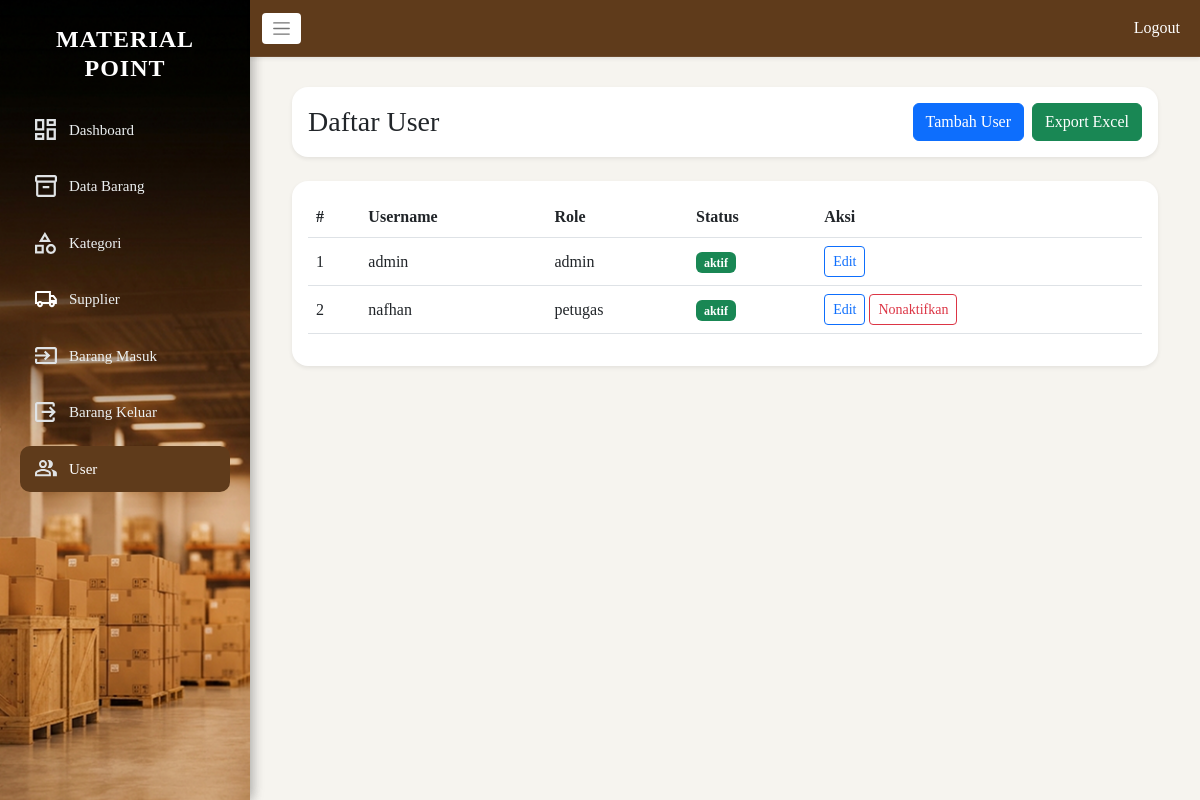
The app's page /user/users.php (signed in), older data.
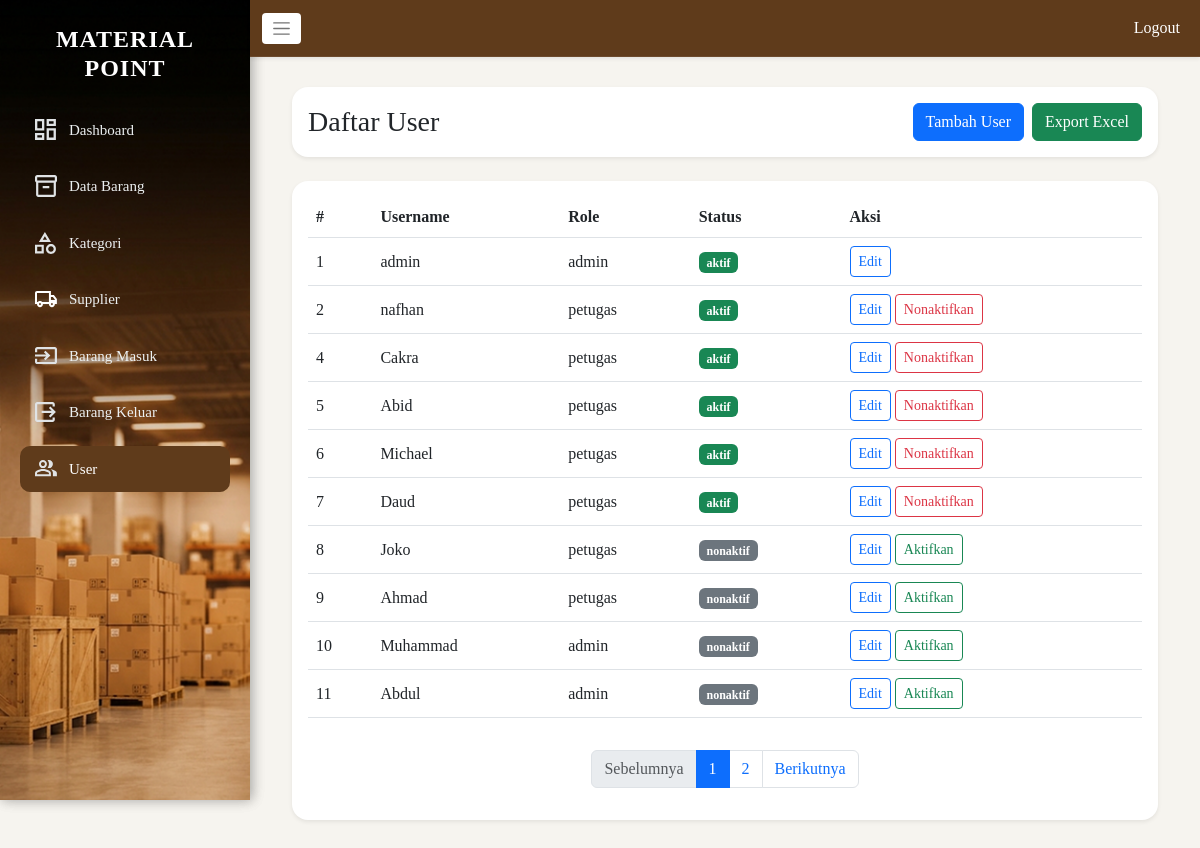
The same page, newer data.
### tables this page shows
CREATE TABLE `users` (
  `id_user` int(11) NOT NULL,
  `username` varchar(50) NOT NULL,
  `password` varchar(255) NOT NULL,
  `role` enum('admin','petugas') NOT NULL,
  `status` enum('aktif','nonaktif') DEFAULT 'aktif'
);

### user/users.php (the view, shortened to what the changed rows need)
<?php
include '../koneksi_db.php';
$perPage = 10;
$page    = isset($_GET['page']) && is_numeric($_GET['page']) ? max(1, intval($_GET['page'])) : 1;
$offset  = ($page - 1) * $perPage;
$totalRows = 0;
$res = $conn->query("SELECT COUNT(*) AS total FROM users");
if ($res) { $totalRows = (int)$res->fetch_assoc()['total']; $res->free(); }
$totalPages = max(1, (int)ceil($totalRows / $perPage));
$users = [];
$sql = "SELECT id_user, username, role, status FROM users ORDER BY id_user ASC LIMIT ? OFFSET ?";
if ($stmt = $conn->prepare($sql)) {
    $stmt->bind_param("ii", $perPage, $offset);
    $stmt->execute();
    $result = $stmt->get_result();
    while ($row = $result->fetch_assoc()) { $users[] = $row; }
}
?>
<!DOCTYPE html>
<html>
<head>
    <link href="https://cdn.jsdelivr.net/npm/bootstrap@5.3.0/dist/css/bootstrap.min.css" rel="stylesheet">
    <link rel="stylesheet" href="../asset/css/style.css">
</head>
<body class="admin-dashboard">
<div class="main-wrapper">
    <div class="content">
        <div class="container-fluid">
            <div class="row g-4">
                <div class="col-12">
                    <div class="card shadow-sm border-0 rounded-4">
                        <div class="card-body">
                            <div class="table-responsive">
                                <table class="table table-hover align-middle">
                                    <thead>
                                        <tr>
                                            <th>#</th>
                                            <th>Username</th>
                                            <th>Role</th>
                                            <th>Status</th>
                                            <th>Aksi</th>
                                        </tr>
                                    </thead>
                                    <tbody>
                                        <?php if (empty($users)): ?>
                                            <tr><td colspan="5" class="text-center text-muted">Belum ada data user.</td></tr>
                                        <?php else: ?>
                                            <?php foreach ($users as $user): ?>
                                                <tr>
                                                    <td><?php echo intval($user['id_user']); ?></td>
                                                    <td><?php echo htmlspecialchars($user['username']); ?></td>
                                                    <td><?php echo htmlspecialchars($user['role']); ?></td>
                                                    <td>
                                                        <span class="badge bg-<?php echo $user['status'] === 'aktif' ? 'success' : 'secondary'; ?>">
                                                            <?php echo htmlspecialchars($user['status']); ?>
                                                        </span>
                                                    </td>
                                                    <td>
                                                        <a href="edit_user.php?id=<?php echo intval($user['id_user']); ?>" class="btn btn-sm btn-outline-primary">Edit</a>
                                                        <?php if ($user['username'] !== ($_SESSION['username'] ?? '')): ?>
                                                            <form method="POST" action="proses/delete.php" style="display:inline"
                                                                  onsubmit="return confirm('Ubah status user ini?')">
                                                                <button type="submit" class="btn btn-sm btn-outline-<?php echo $user['status'] === 'aktif' ? 'danger' : 'success'; ?>">
                                                                    <?php echo $user['status'] === 'aktif' ? 'Nonaktifkan' : 'Aktifkan'; ?>
                                                                </button>
                                                            </form>
                                                        <?php endif; ?>
                                                    </td>
                                                </tr>
                                            <?php endforeach; ?>
                                        <?php endif; ?>
                                    </tbody>
                                </table>
                            </div>
                            <?php if ($totalPages > 1): ?>
                            <nav class="mt-3">
                                <ul class="pagination justify-content-center">
                                    <li class="page-item <?php echo $page <= 1 ? 'disabled' : ''; ?>">
                                        <a class="page-link" href="?page=<?php echo $page - 1; ?>">Sebelumnya</a>
                                    </li>
                                    <?php for ($i = 1; $i <= $totalPages; $i++): ?>
                                        <li class="page-item <?php echo $i === $page ? 'active' : ''; ?>">
                                            <a class="page-link" href="?page=<?php echo $i; ?>"><?php echo $i; ?></a>
                                        </li>
                                    <?php endfor; ?>
                                    <li class="page-item <?php echo $page >= $totalPages ? 'disabled' : ''; ?>">
                                        <a class="page-link" href="?page=<?php echo $page + 1; ?>">Berikutnya</a>
                                    </li>
                                </ul>
                            </nav>
                            <?php endif; ?>
                        </div>
                    </div>
                </div>
            </div>
        </div>
    </div>
</div>
</body>
</html>

Row changes from the older to the newer data that the page shows:
added users: id_user "4", username "Cakra", role "petugas", status "aktif", shows "Nonaktifkan"
added users: id_user "5", username "Abid", role "petugas", status "aktif", shows "Nonaktifkan"
added users: id_user "6", username "Michael", role "petugas", status "aktif", shows "Nonaktifkan"
added users: id_user "7", username "Daud", role "petugas", status "aktif", shows "Nonaktifkan"
added users: id_user "8", username "Joko", role "petugas", status "nonaktif", shows "Aktifkan"
added users: id_user "9", username "Ahmad", role "petugas", status "nonaktif", shows "Aktifkan"
added users: id_user "10", username "Muhammad", role "admin", status "nonaktif", shows "Aktifkan"
added users: id_user "11", username "Abdul", role "admin", status "nonaktif", shows "Aktifkan"
Text that changed along with them:
text now shown: "Sebelumnya Berikutnya"
new list line: "1"
new list line: "2"
